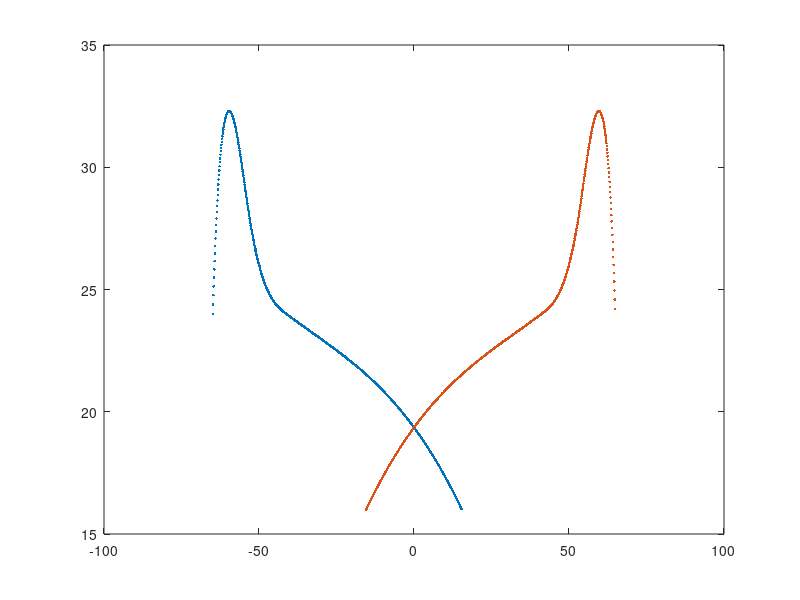

The MATLAB source for this figure:
ts_FL = 4.35; %mm
ts_CD_coarse = [16,20,24,28,32,28,24]; %1000 cones/mm^2

ts_R = [0,1.5,5,7,9,10,10.5]; %mm
central_Loc = 1.2;
rel_R = ts_R - central_Loc;
vis_degrees = atand(rel_R/ts_FL);

ts_VD_R = min(vis_degrees):0.1:max(vis_degrees);
ts_CD_R = interp1(vis_degrees,ts_CD_coarse,ts_VD_R,'spline');

ts_L = [0,-1.5,-5,-7,-9,-10,-10.5]; %mm
central_Loc = -1.2;
rel_L = ts_L - central_Loc;
vis_degrees = atand(rel_L/ts_FL);

ts_VD_L = min(vis_degrees):0.1:max(vis_degrees);
ts_CD_L = interp1(vis_degrees,ts_CD_coarse,ts_VD_L,'spline');

%%

figure
plot(ts_VD_L,ts_CD_L,'.')
hold on
plot(ts_VD_R,ts_CD_R,'.')
%%
m_L = [ts_VD_L',ts_CD_L'];
m_R = [ts_VD_R',ts_CD_R'];

[m_L,m_R]